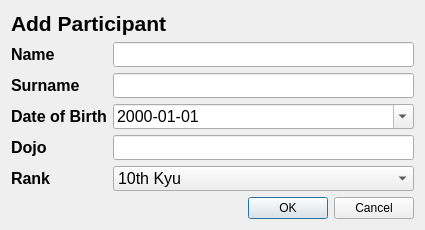
<?xml version="1.0" encoding="UTF-8"?>
<ui version="4.0">
 <class>AddParticipantDialog</class>
 <widget class="QDialog" name="AddParticipantDialog">
  <property name="geometry">
   <rect>
    <x>0</x>
    <y>0</y>
    <width>425</width>
    <height>230</height>
   </rect>
  </property>
  <property name="sizePolicy">
   <sizepolicy hsizetype="Fixed" vsizetype="Fixed">
    <horstretch>0</horstretch>
    <verstretch>0</verstretch>
   </sizepolicy>
  </property>
  <property name="minimumSize">
   <size>
    <width>425</width>
    <height>230</height>
   </size>
  </property>
  <property name="maximumSize">
   <size>
    <width>425</width>
    <height>230</height>
   </size>
  </property>
  <property name="font">
   <font>
    <family>Arial</family>
   </font>
  </property>
  <property name="windowTitle">
   <string>Add a participant</string>
  </property>
  <property name="autoFillBackground">
   <bool>false</bool>
  </property>
  <property name="modal">
   <bool>true</bool>
  </property>
  <layout class="QVBoxLayout" name="verticalLayout">
   <item>
    <widget class="QLabel" name="DialogTitel">
     <property name="font">
      <font>
       <family>Arial</family>
       <pointsize>16</pointsize>
       <weight>75</weight>
       <bold>true</bold>
      </font>
     </property>
     <property name="text">
      <string>Add Participant</string>
     </property>
    </widget>
   </item>
   <item>
    <layout class="QFormLayout" name="formLayout">
     <property name="fieldGrowthPolicy">
      <enum>QFormLayout::AllNonFixedFieldsGrow</enum>
     </property>
     <item row="0" column="0">
      <widget class="QLabel" name="ParticipantNameLabel">
       <property name="enabled">
        <bool>true</bool>
       </property>
       <property name="sizePolicy">
        <sizepolicy hsizetype="Fixed" vsizetype="Preferred">
         <horstretch>0</horstretch>
         <verstretch>0</verstretch>
        </sizepolicy>
       </property>
       <property name="baseSize">
        <size>
         <width>100</width>
         <height>0</height>
        </size>
       </property>
       <property name="font">
        <font>
         <family>Arial</family>
         <pointsize>12</pointsize>
         <weight>75</weight>
         <bold>true</bold>
        </font>
       </property>
       <property name="text">
        <string>Name</string>
       </property>
      </widget>
     </item>
     <item row="0" column="1">
      <widget class="QLineEdit" name="ParticipantNameEdit">
       <property name="font">
        <font>
         <family>Arial</family>
         <pointsize>12</pointsize>
         <weight>50</weight>
         <italic>false</italic>
         <bold>false</bold>
        </font>
       </property>
       <property name="inputMethodHints">
        <set>Qt::ImhPreferLatin</set>
       </property>
       <property name="text">
        <string notr="true"/>
       </property>
       <property name="clearButtonEnabled">
        <bool>true</bool>
       </property>
      </widget>
     </item>
     <item row="1" column="0">
      <widget class="QLabel" name="ParticipantSurnameLabel">
       <property name="font">
        <font>
         <family>Arial</family>
         <pointsize>12</pointsize>
         <weight>75</weight>
         <bold>true</bold>
        </font>
       </property>
       <property name="text">
        <string>Surname</string>
       </property>
      </widget>
     </item>
     <item row="1" column="1">
      <widget class="QLineEdit" name="ParticipantSurnameEdit">
       <property name="font">
        <font>
         <family>Arial</family>
         <pointsize>12</pointsize>
        </font>
       </property>
       <property name="inputMethodHints">
        <set>Qt::ImhPreferLatin</set>
       </property>
       <property name="inputMask">
        <string notr="true"/>
       </property>
       <property name="clearButtonEnabled">
        <bool>true</bool>
       </property>
      </widget>
     </item>
     <item row="2" column="1">
      <widget class="QDateEdit" name="DateOfBirthEdit">
       <property name="font">
        <font>
         <family>Arial</family>
         <pointsize>12</pointsize>
         <weight>50</weight>
         <bold>false</bold>
        </font>
       </property>
       <property name="inputMethodHints">
        <set>Qt::ImhDate</set>
       </property>
       <property name="specialValueText">
        <string/>
       </property>
       <property name="dateTime">
        <datetime>
         <hour>0</hour>
         <minute>0</minute>
         <second>0</second>
         <year>2000</year>
         <month>1</month>
         <day>1</day>
        </datetime>
       </property>
       <property name="displayFormat">
        <string>yyyy-MM-dd</string>
       </property>
       <property name="calendarPopup">
        <bool>true</bool>
       </property>
      </widget>
     </item>
     <item row="3" column="1">
      <widget class="QLineEdit" name="DojoEdit">
       <property name="font">
        <font>
         <family>Arial</family>
         <pointsize>12</pointsize>
        </font>
       </property>
       <property name="inputMethodHints">
        <set>Qt::ImhPreferLatin</set>
       </property>
       <property name="inputMask">
        <string notr="true"/>
       </property>
       <property name="clearButtonEnabled">
        <bool>true</bool>
       </property>
      </widget>
     </item>
     <item row="2" column="0">
      <widget class="QLabel" name="DateOfBirthLabel">
       <property name="font">
        <font>
         <family>Arial</family>
         <pointsize>12</pointsize>
         <weight>75</weight>
         <bold>true</bold>
        </font>
       </property>
       <property name="text">
        <string>Date of Birth</string>
       </property>
      </widget>
     </item>
     <item row="3" column="0">
      <widget class="QLabel" name="DojoLabel">
       <property name="font">
        <font>
         <family>Arial</family>
         <pointsize>12</pointsize>
         <weight>75</weight>
         <bold>true</bold>
        </font>
       </property>
       <property name="text">
        <string>Dojo</string>
       </property>
      </widget>
     </item>
     <item row="4" column="1">
      <widget class="QComboBox" name="RankComboBox">
       <property name="font">
        <font>
         <family>Arial</family>
         <pointsize>12</pointsize>
        </font>
       </property>
       <property name="currentText">
        <string>10th Kyu</string>
       </property>
       <item>
        <property name="text">
         <string>10th Kyu</string>
        </property>
       </item>
       <item>
        <property name="text">
         <string>9th Kyu</string>
        </property>
       </item>
       <item>
        <property name="text">
         <string>8th Kyu</string>
        </property>
       </item>
       <item>
        <property name="text">
         <string>7th Kyu</string>
        </property>
       </item>
       <item>
        <property name="text">
         <string>6th Kyu</string>
        </property>
       </item>
       <item>
        <property name="text">
         <string>5th Kyu</string>
        </property>
       </item>
       <item>
        <property name="text">
         <string>4th Kyu</string>
        </property>
       </item>
       <item>
        <property name="text">
         <string>3rd Kyu</string>
        </property>
       </item>
       <item>
        <property name="text">
         <string>2nd Kyu</string>
        </property>
       </item>
       <item>
        <property name="text">
         <string>1st Kyu</string>
        </property>
       </item>
       <item>
        <property name="text">
         <string>Shodan</string>
        </property>
       </item>
       <item>
        <property name="text">
         <string>Nidan</string>
        </property>
       </item>
       <item>
        <property name="text">
         <string>Sandan</string>
        </property>
       </item>
       <item>
        <property name="text">
         <string>Yondan</string>
        </property>
       </item>
      </widget>
     </item>
     <item row="4" column="0">
      <widget class="QLabel" name="RankLabel">
       <property name="font">
        <font>
         <family>Arial</family>
         <pointsize>12</pointsize>
         <weight>75</weight>
         <italic>false</italic>
         <bold>true</bold>
        </font>
       </property>
       <property name="text">
        <string>Rank</string>
       </property>
      </widget>
     </item>
    </layout>
   </item>
   <item>
    <layout class="QHBoxLayout" name="horizontalLayout">
     <item>
      <spacer name="horizontalSpacer">
       <property name="orientation">
        <enum>Qt::Horizontal</enum>
       </property>
       <property name="sizeHint" stdset="0">
        <size>
         <width>40</width>
         <height>20</height>
        </size>
       </property>
      </spacer>
     </item>
     <item>
      <widget class="QDialogButtonBox" name="addButton">
       <property name="sizePolicy">
        <sizepolicy hsizetype="Minimum" vsizetype="Fixed">
         <horstretch>0</horstretch>
         <verstretch>0</verstretch>
        </sizepolicy>
       </property>
       <property name="orientation">
        <enum>Qt::Horizontal</enum>
       </property>
       <property name="standardButtons">
        <set>QDialogButtonBox::Cancel|QDialogButtonBox::Ok</set>
       </property>
      </widget>
     </item>
    </layout>
   </item>
  </layout>
 </widget>
 <tabstops>
  <tabstop>ParticipantNameEdit</tabstop>
  <tabstop>ParticipantSurnameEdit</tabstop>
  <tabstop>addButton</tabstop>
 </tabstops>
 <resources/>
 <connections>
  <connection>
   <sender>addButton</sender>
   <signal>rejected()</signal>
   <receiver>AddParticipantDialog</receiver>
   <slot>reject()</slot>
   <hints>
    <hint type="sourcelabel">
     <x>316</x>
     <y>260</y>
    </hint>
    <hint type="destinationlabel">
     <x>286</x>
     <y>274</y>
    </hint>
   </hints>
  </connection>
  <connection>
   <sender>addButton</sender>
   <signal>accepted()</signal>
   <receiver>AddParticipantDialog</receiver>
   <slot>accept()</slot>
   <hints>
    <hint type="sourcelabel">
     <x>248</x>
     <y>254</y>
    </hint>
    <hint type="destinationlabel">
     <x>157</x>
     <y>274</y>
    </hint>
   </hints>
  </connection>
 </connections>
</ui>
